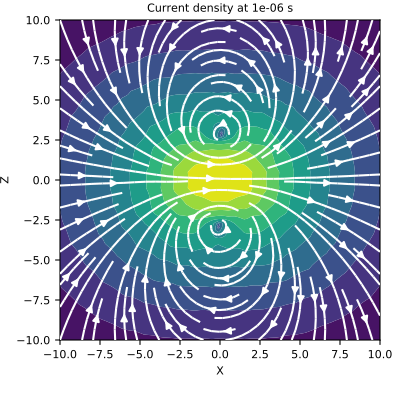

Write Python code to recreate this figure.
# Here, we define an x-oriented electric dipole and plot the current density
# on the xz-plane that intercepts y=0.

from geoana.em.tdem import ElectricDipoleWholeSpace
from geoana.utils import ndgrid
from geoana.plotting_utils import plot2Ddata
import numpy as np
import matplotlib.pyplot as plt

# Let us begin by defining the electric current dipole.

time = np.logspace(-6, -2, 3)
location = np.r_[0., 0., 0.]
orientation = np.r_[1., 0., 0.]
current = 1.
sigma = 1.0
simulation = ElectricDipoleWholeSpace(
    time, location=location, orientation=orientation,
    current=current, sigma=sigma
)

# Now we create a set of gridded locations and compute the current density.

xyz = ndgrid(np.linspace(-10, 10, 20), np.array([0]), np.linspace(-10, 10, 20))
J = simulation.current_density(xyz)

# Finally, we plot the current density at the desired locations/times.

t_ind = 0
fig = plt.figure(figsize=(4, 4))
ax = fig.add_axes([0.15, 0.15, 0.8, 0.8])
plot2Ddata(xyz[:, 0::2], J[t_ind, :, 0::2], ax=ax, vec=True, scale='log')
ax.set_xlabel('X')
ax.set_ylabel('Z')
ax.set_title('Current density at {} s'.format(time[t_ind]))
